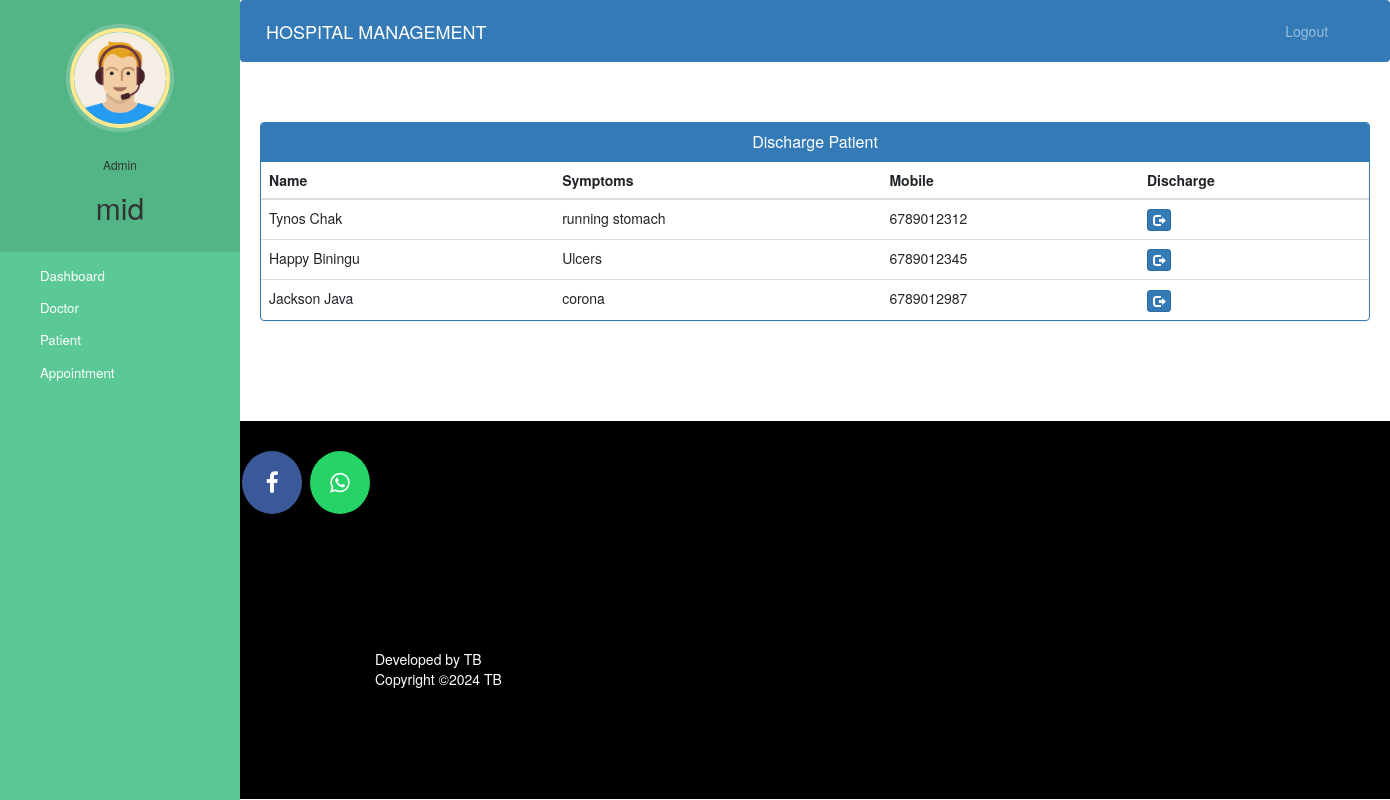
Screenshot of /admin-discharge-patient (signed in) with the database file from the repository.
### hospital/models.py (models this page shows, shortened)
class Patient(models.Model):
    user=models.OneToOneField(User,on_delete=models.CASCADE)
    profile_pic= models.ImageField(upload_to='profile_pic/PatientProfilePic/',null=True,blank=True)
    address = models.CharField(max_length=40)
    mobile = models.CharField(max_length=20,null=False)
    symptoms = models.CharField(max_length=100,null=False)
    assignedDoctorId = models.PositiveIntegerField(null=True)
    admitDate=models.DateField(auto_now=True)
    status=models.BooleanField(default=False)
    @property
    def get_name(self):
        return self.user.first_name+" "+self.user.last_name

### hospital/views.py (the view)
# urls.py: path('admin-discharge-patient', views.admin_discharge_patient_view,name='admin-discharge-patient'),
@login_required(login_url='adminlogin')
@user_passes_test(is_admin)
def admin_discharge_patient_view(request):
    patients=models.Patient.objects.all().filter(status=True)
    return render(request,'hospital/admin_discharge_patient.html',{'patients':patients})

### hospital/views.py (called while the page is built)
def is_admin(user):
    return user.groups.filter(name='ADMIN').exists()

### templates/hospital/admin_discharge_patient.html (shortened to what this page needs)
{% extends 'hospital/admin_base.html' %}
{% block content %}
<head>
  <link href="//netdna.bootstrapcdn.com/bootstrap/3.0.0/css/bootstrap.min.css" rel="stylesheet" id="bootstrap-css">
</head>
<div class="container">
  <div class="panel panel-primary">
    <div class="panel-heading">
      <h6 class="panel-title">Discharge Patient</h6>
    </div>
    <table class="table table-hover" id="dev-table">
      <thead>
        <tr>
          <th>Name</th>
          <th>Symptoms</th>
          <th>Mobile</th>
          <th>Discharge</th>
        </tr>
      </thead>
      {% for p in patients %}
      <tr>
        <td> {{p.get_name}}</td>
        <td>{{p.symptoms}}</td>
        <td>{{p.mobile}}</td>
        <td><a class="btn btn-primary btn-xs" href="{% url 'discharge-patient' p.id  %}"><span class="glyphicon glyphicon-log-out"></span></a></td>
      </tr>
      {% endfor %}
    </table>
  </div>
</div>
{% endblock content %}

### templates/hospital/admin_base.html (shortened to what this page needs)
<!DOCTYPE html>
{% load static %}
<html lang="en">
<head>
  <link rel="stylesheet" href="https://stackpath.bootstrapcdn.com/bootstrap/4.3.1/css/bootstrap.min.css">
  <link rel="stylesheet" href="https://maxcdn.bootstrapcdn.com/font-awesome/4.7.0/css/font-awesome.min.css">
  <link rel="stylesheet" href="{% static '/style.css' %}">
</head>
<body>
  <nav class="menu" tabindex="0">
    <header class="avatar">
      <img src="{% static "images/adminpropic.png" %}" />
      <br><br>
      <h6>Admin</h6>
      <h2>{{request.user.first_name}}</h2>
    </header>
    <ul>
      <li tabindex="0" class="icon-dashboard"> <a style="color:white; text-decoration:none;" href="/admin-dashboard"><span>Dashboard</span></a> </li>
      <li tabindex="0" class="icon-customers"> <a style="color:white; text-decoration:none;" href="/admin-doctor"><span>Doctor</span></a></li>
      <li tabindex="0" class="icon-users"> <a style="color:white; text-decoration:none;" href="/admin-patient"><span>Patient</span></a></li>
      <li tabindex="0" class="icon-calendar"> <a style="color:white; text-decoration:none;" href="/admin-appointment"><span>Appointment</span></a></li>
    </ul>
  </nav>
  <main>
    <div class="bs-example">
      <nav class="navbar navbar-expand-md  navbar-dark fixed-top" style="background:#337AB7;">
        <a href="/admin-dashboard" class="navbar-brand">HOSPITAL MANAGEMENT</a>
        <div class="collapse navbar-collapse justify-content-between" id="navbarCollapse">
          <div class="navbar-nav" style=" margin-left: 90%;">
            <a href="/logout" class="nav-item nav-link">Logout</a>
          </div>
        </div>
      </nav>
    </div>
    <br><br>
    {% block content %}
    {% endblock content %}
    <br><br><br><br>
    <footer>
      <p>
        <a id="ftr" href="https://facebook.com/tino.biningu/" class="fa fa-facebook"></a>
        <a id="ftr" href="https://api.whatsapp.com/send?phone=+263780601210&text=Hello%20Tino.%0d%0aHow%20are%20you%20%3f%0d%0aI%20came%20from%20your%20website.&source=&data=#" class="fa fa-whatsapp"></a>
      </p>
      <br>
      <div class="container">
        <div class="row">
          <div class="col-md-12 col-sm-12">
            <div style="color:#ffffff;" class="wow fadeInUp footer-copyright">
              <p>Developed by TB <br>
                Copyright &copy;2024 TB </p>
            </div>
          </div>
        </div>
      </div>
    </footer>
  </main>
</body>
</html>

### static/style.css (style rules this page uses)
body { padding-left: 240px; }
main { position: relative; height: 100vh; }
.menu { background: #5bc995; height: 100vh; width: 240px; position: fixed; top: 0px; left: 0; z-index: 5; outline: none; }
.menu .avatar { background: rgba(0, 0, 0, 0.1); padding: 2em 0.5em; text-align: center; }
.menu .avatar img { width: 100px; border-radius: 50%; overflow: hidden; border: 4px solid #ffea92; box-shadow: 0 0 0 4px rgba(255, 255, 255, 0.2); }
.menu .avatar h2 { font-weight: normal; margin-bottom: 0; }
.menu ul { list-style: none; padding: 0.5em 0; margin: 0; }
.menu ul li { padding: 0.5em 1em 0.5em 3em; font-size: 0.95em; font-weight: regular; background-repeat: no-repeat; background-position: left 15px center; background-size: auto 20px; transition: all 0.15s linear; cursor: pointer; }
.menu ul li.icon-dashboard { background-image: url("http://www.entypo.com/images//gauge.svg"); }
.menu ul li.icon-customers { background-image: url("http://www.entypo.com/images//briefcase.svg"); }
.menu ul li.icon-users { background-image: url("http://www.entypo.com/images//users.svg"); }
.menu ul li.icon-calendar { background-image: url("http://www.entypo.com/images//calendar.svg"); }

### templates/hospital/admin_base.html (style rules this page uses)
a:link { text-decoration: none; }
a { color: white; }
footer { padding: 0px 0px 0px 0px; background-color: black; margin: 0px; }
#ftr { padding: 20px; }
.fa { font-size: 23px; width: 60px; text-align: center; text-decoration: none; margin: 5px 2px; border-radius: 50%; }
.fa-facebook { background: #3B5998; color: white; margin-top: 30px; }
.fa-whatsapp { background: #25d366; color: white; }
body { padding-left: 240px; }
main { position: relative; height: 100vh; }
.menu { background: #5bc995; height: 100vh; width: 240px; position: fixed; top: 0px; left: 0; z-index: 5; outline: none; }
.menu .avatar { background: rgba(0, 0, 0, 0.1); padding: 2em 0.5em; text-align: center; }
.menu .avatar img { width: 100px; border-radius: 50%; overflow: hidden; border: 4px solid #ffea92; box-shadow: 0 0 0 4px rgba(255, 255, 255, 0.2); }
.menu .avatar h2 { font-weight: normal; margin-bottom: 0; }
.menu ul { list-style: none; padding: 0.5em 0; margin: 0; }
.menu ul li { padding: 0.5em 1em 0.5em 3em; font-size: 0.95em; font-weight: regular; background-repeat: no-repeat; background-position: left 15px center; background-size: auto 20px; transition: all 0.15s linear; cursor: pointer; }
.menu ul li.icon-dashboard { background-image: url("http://www.entypo.com/images//gauge.svg"); }
.menu ul li.icon-customers { background-image: url("http://www.entypo.com/images//briefcase.svg"); }
.menu ul li.icon-users { background-image: url("http://www.entypo.com/images//users.svg"); }
.menu ul li.icon-calendar { background-image: url("http://www.entypo.com/images//calendar.svg"); }

### templates/hospital/admin_discharge_patient.html (style rules this page uses)
a:link { text-decoration: none; }
h6 { text-align: center; }
.row { margin: 100px; }

### rows the page displays
Patient: get_name "Tynos Chak", symptoms "running stomach", mobile "6789012312"
Patient: get_name "Happy Biningu", symptoms "Ulcers", mobile "6789012345"
Patient: get_name "Jackson Java", symptoms "corona", mobile "6789012987"

### other values shown
{{ request.user.first_name }} "mid"
